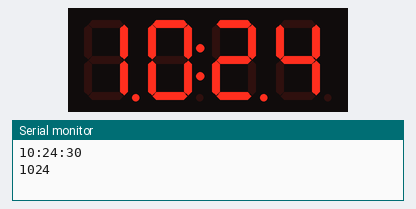
The sketch below on a simulated Arduino Uno, built with avr-gcc and run on an emulated ATmega328P. Shown: 4-digit seven-segment display, the last lines printed to the serial monitor. Wiring (inferred from the names in the program): DS3231 clock at I2C address 0x68. The local clock reads 2024-03-15 10:24:30 at power-on unless the sketch sets it.

Above: at 2.1 s.
At 92.3 s:
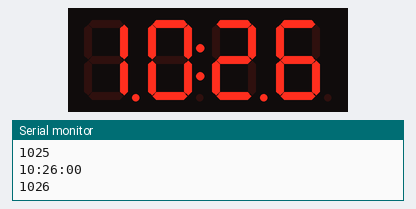

The sketch:

RTCTest.ino
```cpp
// Written by John Boxall from http://tronixstuff.com

#include "Wire.h"
#include <TM1637Display.h>
#define DIO_PIN 9
#define CLOCK_PIN 10
#define DS3231_I2C_ADDRESS 0x68


TM1637Display display = TM1637Display(CLOCK_PIN, DIO_PIN);
int currentTime = 0;


// Convert normal decimal numbers to binary coded decimal
byte decToBcd(byte val){
  return( (val/10*16) + (val%10) );
}
// Convert binary coded decimal to normal decimal numbers
byte bcdToDec(byte val){
  return( (val/16*10) + (val%16) );
}
void setup(){
  Wire.begin();
  Serial.begin(9600);
  // set the initial time here:
  // DS3231 seconds, minutes, hours, day, date, month, year
  setDS3231time(30,42,16,5,50,35,5);
}
void setDS3231time(byte second, byte minute, byte hour, byte dayOfWeek, byte
dayOfMonth, byte month, byte year){
  // sets time and date data to DS3231
  Wire.beginTransmission(DS3231_I2C_ADDRESS);
  Wire.write(0x0E); // select register
  Wire.write(0b00011100); // write register bitmap, bit 7 is /EOS
  Wire.write(decToBcd(second)); // set seconds
  Wire.write(decToBcd(minute)); // set minutes
  Wire.write(decToBcd(hour)); // set hours
  Wire.write(decToBcd(dayOfWeek)); // set day of week (1=Sunday, 7=Saturday)
  Wire.write(decToBcd(dayOfMonth)); // set date (1 to 31)
  Wire.write(decToBcd(month)); // set month
  Wire.write(decToBcd(year)); // set year (0 to 99)
  Wire.endTransmission();
}
void readDS3231time(byte *second,
byte *minute,
byte *hour,
byte *dayOfWeek,
byte *dayOfMonth,
byte *month,
byte *year){
  Wire.beginTransmission(DS3231_I2C_ADDRESS);
  Wire.write(0); // set DS3231 register pointer to 00h
  Wire.endTransmission();
  Wire.requestFrom(DS3231_I2C_ADDRESS, 7);
  // request seven bytes of data from DS3231 starting from register 00h
  *second = bcdToDec(Wire.read() & 0x7f);
  *minute = bcdToDec(Wire.read());
  *hour = bcdToDec(Wire.read() & 0x3f);
  *dayOfWeek = bcdToDec(Wire.read());
  *dayOfMonth = bcdToDec(Wire.read());
  *month = bcdToDec(Wire.read());
  *year = bcdToDec(Wire.read());
}
void displayTime(){
  byte second, minute, hour, dayOfWeek, dayOfMonth, month, year;
  // retrieve data from DS3231
  readDS3231time(&second, &minute, &hour, &dayOfWeek, &dayOfMonth, &month,
  &year);

  if(hour > 12)
  {
    setDS3231time(30,42,16,5,0,0,1);
    displayTime();
  }
  // send it to the serial monitor
  Serial.print(hour, DEC);
  // convert the byte variable to a decimal number when displayed
  Serial.print(":");
  if (minute<10){
    Serial.print("0");
  }
  Serial.print(minute, DEC);
  Serial.print(":");
  if (second<10){
    Serial.print("0");
  }
  Serial.println(second, DEC);
  int timeInt = (hour*100) + minute;
  Serial.println(timeInt);
  // Set the brightness to 5 (0=dimmest 7=brightest)
	if(currentTime != timeInt){
  currentTime = timeInt;
  display.setBrightness(5);
	delay(2000);
	display.clear();
  display.showNumberDecEx(timeInt, 0b11100000, false, 4, 0);
  }


}
void loop(){
  displayTime(); // display the real-time clock data on the Serial Monitor,
  delay(1000); // every second
}
```

Measured:
- what the display in image 0 shows lasts 30.1 s, from 2.0 s to 32.1 s
